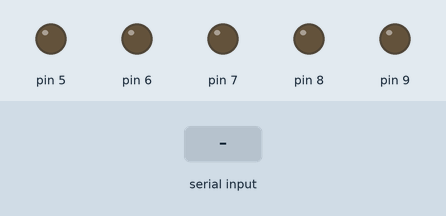
Recording of a sketch running on a simulated Arduino Uno, built with avr-gcc and run on an emulated ATmega328P. Parts: output pins drawn as LEDs (lit = HIGH). Dashed ring = blinking. The inputs (shaded band) are chosen by the test bench.

Above: at 1.2 s.
1.3 s: "90,45\n" received over Serial
At 2.1 s:
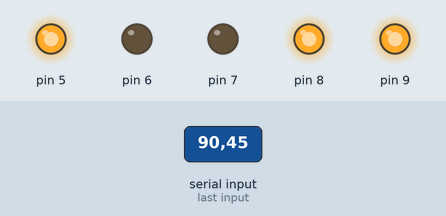
7.3 s: "30,150\n" received over Serial
At 9.8 s:
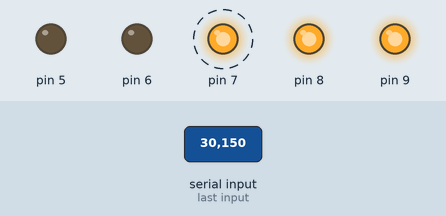
12.8 s: "200\n" received over Serial
At 15.6 s:
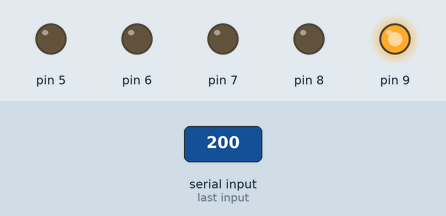
15.8 s: "1\n" received over Serial
At 18.7 s:
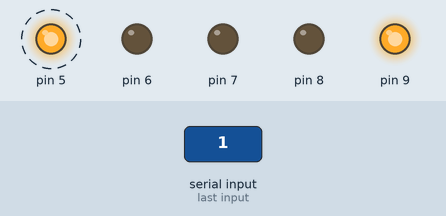
18.8 s: "5\n" received over Serial
At 22.1 s:
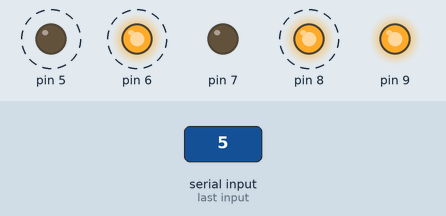
Timing chart, 0 to 22.8 s (numbered marks = the images above; inputs shaded):
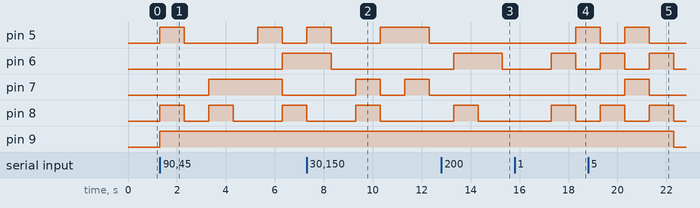

Measured:
- after the input at 1.3 s, pin 5: alternates HIGH for 1.0 s and LOW for 3.0 s, starting at once; pin 6: LOW → HIGH after 5.0 s; pin 7: LOW → HIGH after 2.0 s, → LOW 3.0 s later; pin 8: goes HIGH 1.0 s, LOW 1.0 s, HIGH 1.0 s, LOW 2.0 s, then HIGH, starting at once; pin 9: LOW → HIGH at once
- after the input at 7.3 s, pin 5: LOW → HIGH at once, → LOW 1.0 s later, → HIGH 2.0 s later, → LOW 2.0 s later; pin 6: HIGH → LOW after 1.0 s instead of 0.00 s; pin 7: alternates HIGH for 1.0 s and LOW for 1.0 s, starting after 2.0 s; pin 9: stays HIGH (without the input it goes to LOW after 0.00 s)
- after the input at 12.8 s, pin 9: stays HIGH (without the input it goes to LOW after 1.5 s)
- after the input at 15.8 s, pin 5: LOW → HIGH after 2.5 s; pin 9: stays HIGH (without the input it goes to LOW after 2.5 s)
- after the input at 18.8 s, pin 7: LOW → HIGH after 1.5 s, → LOW 1.0 s later; pin 9: HIGH → LOW after 3.5 s instead of 1.5 s

The sketch:

_.ino
```cpp
void setup()
{
  pinMode(5, OUTPUT);
  pinMode(6, OUTPUT);
  pinMode(7, OUTPUT);
  pinMode(8, OUTPUT);
  pinMode(9, OUTPUT);
  Serial.begin(9600);
}

void loop()
{
  digitalWrite(5,LOW);
  digitalWrite(6,LOW);
  digitalWrite(7,LOW);
  digitalWrite(8,LOW);
  digitalWrite(9,LOW);
int income;
  if(Serial.available()>0)
  {
    income=Serial.read()-'0';
    if((income&1)==1)
      digitalWrite(5,HIGH);
    if((income>>1&1)==1)
      digitalWrite(6,HIGH);
    if((income>>2&1)==1)
      digitalWrite(7,HIGH);
    if((income>>3&1)==1)
      digitalWrite(8,HIGH);

    digitalWrite(9,HIGH);
    delay(1000);}
}
```
